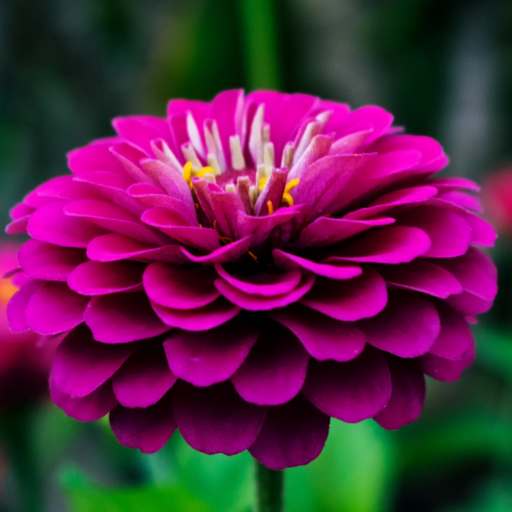
#> input picture Practice 6/source/Flower.png, 512 x 512 px
$ jupyter execute task.ipynb
#> lines starting #> are read from the running program, lines starting #| are printed output that depends on the picture; long printed decimals are rounded
# Практика 6

## 1. Преобразование Хаара: три уровня сжатия

[cell 1]
import numpy as np
import cv2
import matplotlib.pyplot as plt


def showpic(image, title, cmap='gray'):
    plt.figure()
    plt.imshow(image, cmap=cmap)
    plt.title(title)
    plt.axis('off')
    plt.show()


def haar_transform(image):
    rows, cols = image.shape
    result = np.zeros_like(image, dtype=np.float64)

    average = (image[:, 0::2] + image[:, 1::2]) / np.sqrt(2)
    difference = (image[:, 0::2] - image[:, 1::2]) / np.sqrt(2)

    result[:rows // 2, :cols // 2] = (average[0::2] + average[1::2]) / np.sqrt(2)
    result[rows // 2:, :cols // 2] = (average[0::2] - average[1::2]) / np.sqrt(2)
    result[:rows // 2, cols // 2:] = (difference[0::2] + difference[1::2]) / np.sqrt(2)
    result[rows // 2:, cols // 2:] = (difference[0::2] - difference[1::2]) / np.sqrt(2)

    return result


def inverse_haar(coefficients):
    rows, cols = coefficients.shape
    average = np.zeros((rows, cols // 2), dtype=np.float64)
    difference = np.zeros_like(average)

    ll = coefficients[:rows // 2, :cols // 2]
    lh = coefficients[rows // 2:, :cols // 2]
    hl = coefficients[:rows // 2, cols // 2:]
    hh = coefficients[rows // 2:, cols // 2:]

    average[0::2] = (ll + lh) / np.sqrt(2)
    average[1::2] = (ll - lh) / np.sqrt(2)
    difference[0::2] = (hl + hh) / np.sqrt(2)
    difference[1::2] = (hl - hh) / np.sqrt(2)

    result = np.zeros((rows, cols), dtype=np.float64)
    result[:, 0::2] = (average + difference) / np.sqrt(2)
    result[:, 1::2] = (average - difference) / np.sqrt(2)
    return result


image = cv2.imread('source/Flower.png', cv2.IMREAD_GRAYSCALE)
#> image: shape (512, 512); min 0, max 228, mean 54.7
showpic(image, 'Original (512x512)')

[cell 2]
coefficients = image.astype(np.float64)
rows, cols = image.shape
#> rows = 512; cols = 512

for level in range(1, 4):
    h = rows // (2 ** (level - 1))
    w = cols // (2 ** (level - 1))
    coefficients[:h, :w] = haar_transform(coefficients[:h, :w])

    showpic(np.log1p(np.abs(coefficients)), f'Haar coefficients: level {level} (log)')

    # Keep only the approximation coefficients for compression.
    compressed = np.zeros_like(coefficients)
    compressed[:h // 2, :w // 2] = coefficients[:h // 2, :w // 2]

    for step in range(level, 0, -1):
        rh = rows // (2 ** (step - 1))
        rw = cols // (2 ** (step - 1))
        compressed[:rh, :rw] = inverse_haar(compressed[:rh, :rw])

    restored = np.clip(np.rint(compressed), 0, 255).astype(np.uint8)
    mse = np.mean((image.astype(np.float64) - restored) ** 2)
    print(f'Level {level}: approximation {h // 2}x{w // 2}, MSE = {mse:.2f}')

    plt.figure(figsize=(12, 4))
    plt.subplot(1, 3, 1)
    plt.imshow(image, cmap='gray', vmin=0, vmax=255)
    plt.title('Original')
    plt.axis('off')

    plt.subplot(1, 3, 2)
    plt.imshow(coefficients[:h // 2, :w // 2] / (2 ** level), cmap='gray', vmin=0, vmax=255)
    plt.title(f'Approximation: {h // 2}x{w // 2}')
    plt.axis('off')

    plt.subplot(1, 3, 3)
    plt.imshow(restored, cmap='gray', vmin=0, vmax=255)
    plt.title(f'Restored: level {level}, MSE={mse:.2f}')
    plt.axis('off')
    plt.tight_layout()
    plt.show()
#> this loop made 3 passes
#> mse on passes 2 to 3: 50.49, 130.6
#> mse on pass 1: 13.44
#| Level 1: approximation 256x256, MSE = 13.44
#| Level 2: approximation 128x128, MSE = 50.49
#| Level 3: approximation 64x64, MSE = 130.62
#> pass 1, in haar_transform, `average = (image[:, 0::2] + image[:, 1::2]) / np.sqrt(2)`:
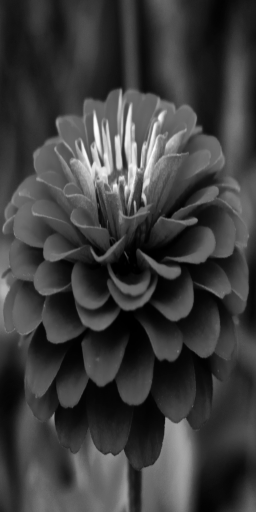
#> average: shape (512, 256) float64; min 0, max 321.7, mean 77.4; drawn with min black and max white
#> pass 1, in haar_transform, `difference = (image[:, 0::2] - image[:, 1::2]) / np.sqrt(2)`:
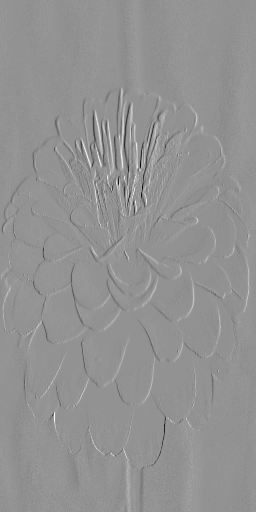
#> difference: shape (512, 256) float64; min -62.23, max 45.96, mean 0; drawn with min black and max white
#> pass 1, in inverse_haar, `ll = coefficients[:rows // 2, :cols // 2]`:
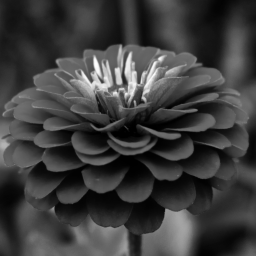
#> ll: shape (256, 256) float64; min 0, max 455, mean 109.5; drawn with min black and max white
#> pass 1, `plt.show()`:
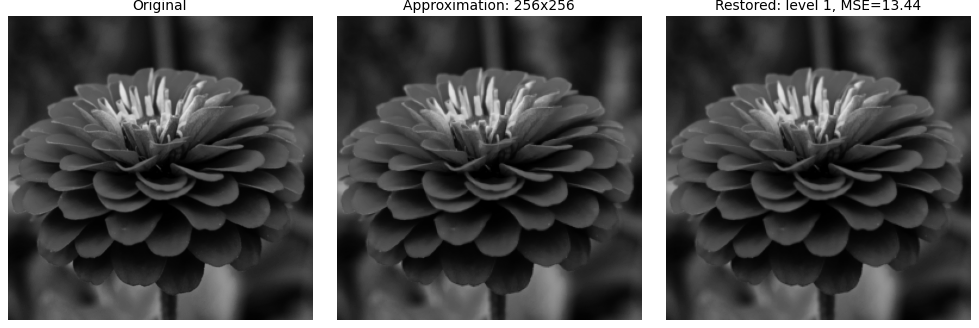
#> figure drawn by matplotlib, 3 panels
#> pass 2, in showpic (call 3), `plt.show()`:
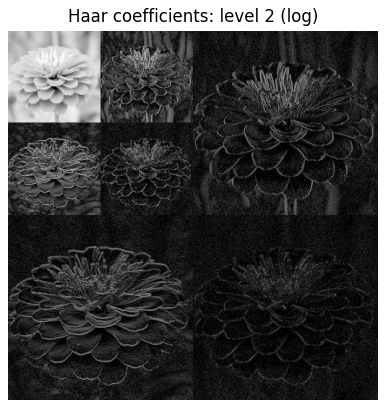
#> figure drawn by matplotlib, 1 panel
#> after the loop:
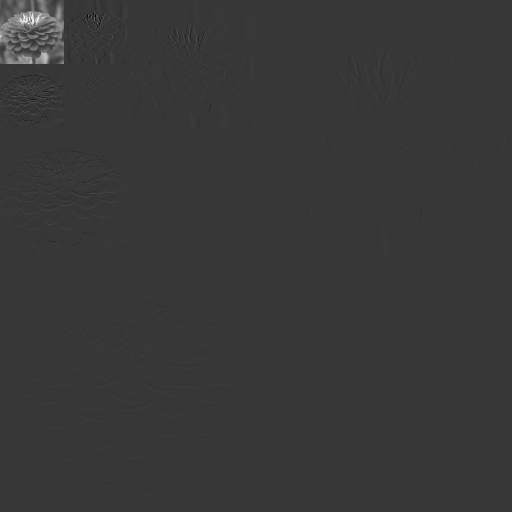
#> coefficients: shape (512, 512) float64; min -473, max 1693, mean 6.8; drawn with min black and max white
#> after the loop:
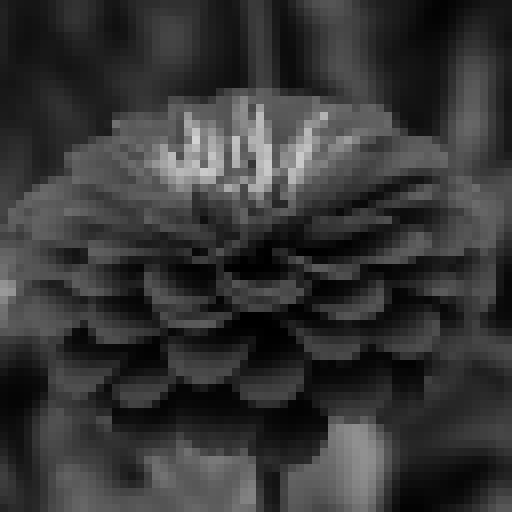
#> compressed: shape (512, 512) float64; min 0, max 211.6, mean 54.7

## 2. Проверка обратного преобразования

[cell 3]
reconstructed = coefficients.copy()
for step in range(3, 0, -1):
    h = rows // (2 ** (step - 1))
    w = cols // (2 ** (step - 1))
    reconstructed[:h, :w] = inverse_haar(reconstructed[:h, :w])
#> this loop made 3 passes
#> pass 1, in inverse_haar (call 7), `ll = coefficients[:rows // 2, :cols // 2]`:
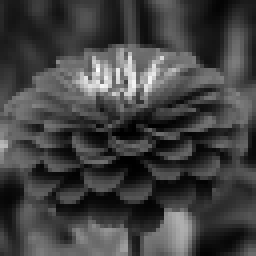
#> ll: shape (64, 64) float64 (shown 4 times larger); min 0, max 1693, mean 437.8; drawn with min black and max white
#> pass 1, in inverse_haar (call 7), `lh = coefficients[rows // 2:, :cols // 2]`:
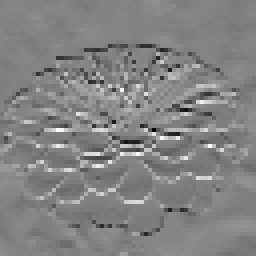
#> lh: shape (64, 64) float64 (shown 4 times larger); min -297, max 279.5, mean -0.8; drawn with min black and max white
#> pass 1, in inverse_haar (call 7), `hl = coefficients[:rows // 2, cols // 2:]`:
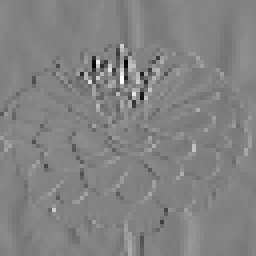
#> hl: shape (64, 64) float64 (shown 4 times larger); min -473, max 451.5, mean 0.4; drawn with min black and max white

error = np.max(np.abs(image.astype(np.float64) - reconstructed))
#> error = 3.41e-13
print(f'Max reconstruction error (all coefficients): {error:.10f}')
#| Max reconstruction error (all coefficients): 0
